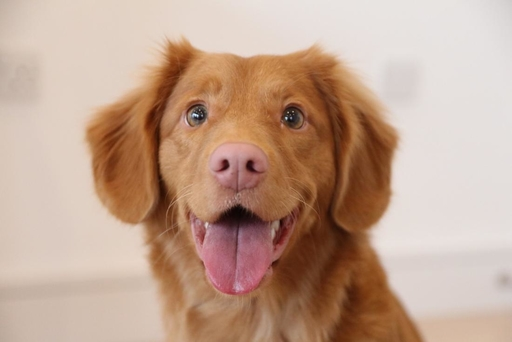
#> input picture computer-vision/mmn11/question1-environment-playground/golden-retriever.png, 512 x 342 px
$ python main.py
#> lines starting #> are read from the running program, lines starting #| are printed output that depends on the picture; after the words box and inside, x2 and y2 are one past the last pixel; in counts of white or black regions, pixels touching at a corner belong together
import numpy as np
import cv2
import matplotlib.pyplot as plt

def random_gaussian_image(mean, sd, size, show=True):
  # Generate a random matrix with the specified size, mean and standard deviation
  # This random matrix might contain negative values, and also floating-point values,
  # so we need to do some processing before making it an image.
#> called with mean = 10, sd = 5, size = (100, 100), show = True
  matrix = np.random.normal(loc=mean, scale=sd, size=size)

  # Create an image from the matrix by rounding all values to their closest integer, and overflowing
  # any negative values.  Examples: (I) 30.3 => 30,  (II) -1 => 255,  (II) -2.7 => -3 => 253.
  image = matrix.round().astype(np.uint8)

  # Save the grayscale image to a png file.
  # NOTE: Image values must be np.uint8 in order for OpenCV to treat them as grayscale.
  width, height = size
  image_name = 'gaussian_{}x{}_mean{}_sd{}'.format(width, height, mean, sd)
  cv2.imwrite('output/{}.png'.format(image_name), image)
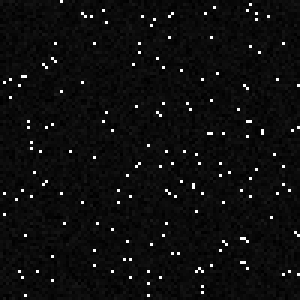
#> saved as gaussian_100x100_mean10_sd5.png: shape (100, 100) (shown 3 times larger); min 0, max 255, mean 14.3

  if show:
    cv2.imshow(image_name, image)
    cv2.waitKey(0)

  # Compute a histogram for the original matrix and save it
  # NOTE: We're assuming that most of the samples are within 4 standard deviations from the mean.
  bins = np.linspace(mean - 4 * sd, mean + 4 * sd, 30)
  histogram, bins = np.histogram(matrix, bins)

  # Plot the histogram
  plt.figure(figsize=(6, 4))
  plt.plot(bins[:-1], histogram)
  plt.savefig('output/{}_histogram.png'.format(image_name))
#> figure, not shown here; curve peaks at x = 9.31, y = 1148

  if show:
    cv2.imshow('histogram', cv2.imread('output/{}_histogram.png'.format(image_name)))
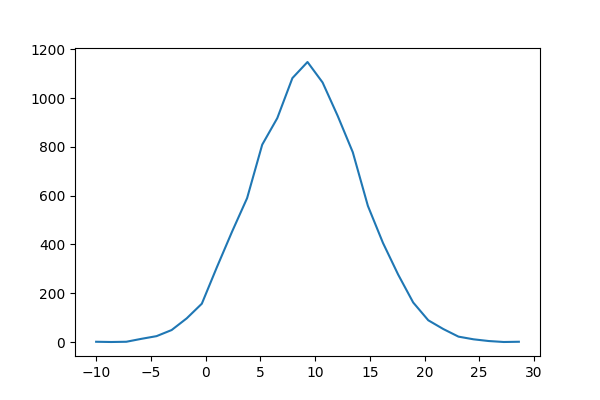
#> window 'histogram': shape (400, 600, 3); mean B, G, R 251.5, 251.1, 250.5
    cv2.waitKey(0)


def edges_and_corners_detection(image_path, show=True):
  # Read the colored image
#> called with image_path = 'golden-retriever.png', show = True
  image = cv2.imread(image_path)
#> image is the input picture: shape (342, 512, 3); mean B, G, R 143.9, 162.7, 192.8
  if show:
    cv2.imshow(image_path, image)
    cv2.waitKey(0)

  # Grayscale it
  gray = cv2.cvtColor(image, cv2.COLOR_BGR2GRAY)
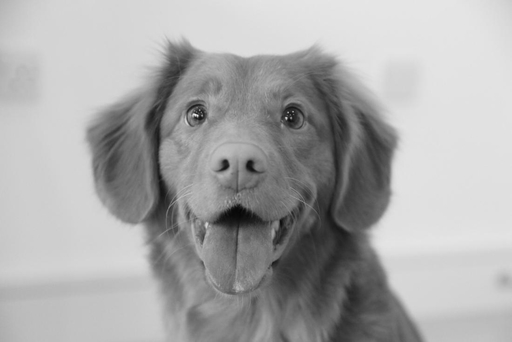
#> gray: shape (342, 512); min 6, max 233, mean 169.5
  if show:
    cv2.imshow('grayscale', gray)
    cv2.waitKey(0)

  # Run Canny edges detector with different parameters
  for min_val, max_val in [(50, 100), (50, 50), (75, 125)]:
    edges = cv2.Canny(gray, min_val, max_val)
    cv2.imwrite('output/edges_min{}_max{}.png'.format(min_val, max_val), edges)

    if show:
      cv2.imshow('edges (min = {}, max = {})'.format(min_val, max_val), edges)
      cv2.waitKey(0)
#> this loop made 3 passes
#> pass 1, in edges_and_corners_detection, `edges = cv2.Canny(gray, min_val, max_val)`:
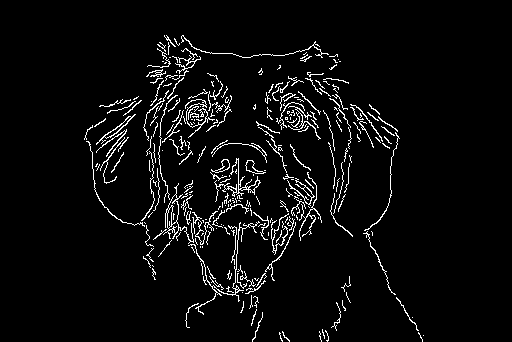
#> edges: shape (342, 512); 4.5% white in thin lines or dots, all inside (x1, y1, x2, y2) = (84, 35, 424, 342)

  # Run Harris corners algorithm with different parameters
  for block_size, ksize, k in [(6, 3, 0.06), (2, 5, 0.04)]:
    corners = cv2.cornerHarris(np.float32(gray), block_size, ksize, k)

    image_with_corners = image.copy()
    image_with_corners[corners > 0.0001 * corners.max()] = [0, 0, 255]

    cv2.imwrite('output/corners_blocksize{}_ksize{}_k{}.png'.format(
      block_size, ksize, k), image_with_corners)

    if show:
      cv2.imshow('corners (block_size={}, ksize={}, k={})'.format(
        block_size, ksize, k), image_with_corners)
      cv2.waitKey(0)
#> this loop made 2 passes
#> pass 1, in edges_and_corners_detection, `corners = cv2.cornerHarris(np.float32(gray), block_size, ksize, k)`:
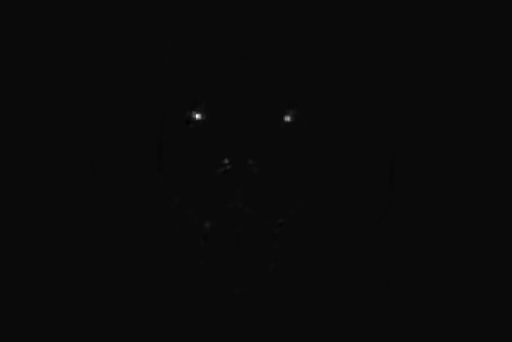
#> corners: shape (342, 512) float32; min -576878.1, max 13306386, mean 4889; drawn with min black and max white
#> pass 1, in edges_and_corners_detection, `cv2.imwrite('output/corners_blocksize{}_ksize{}_k{}.png'.format( block..`:
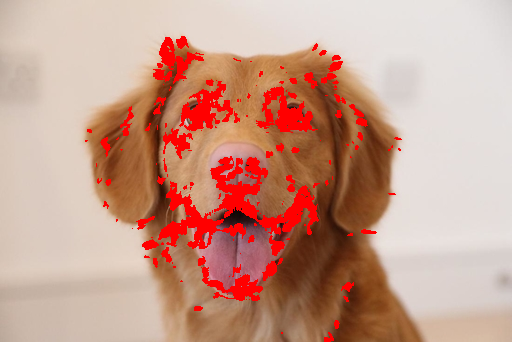
#> saved as corners_blocksize6_ksize3_k0.06.png: shape (342, 512, 3); mean B, G, R 138.4, 155.4, 200.2
#> pass 2, in edges_and_corners_detection, `cv2.imwrite('output/corners_blocksize{}_ksize{}_k{}.png'.format( block..`:
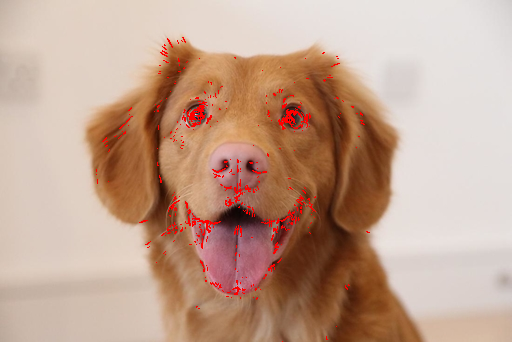
#> saved as corners_blocksize2_ksize5_k0.04.png: shape (342, 512, 3); mean B, G, R 142.9, 161.5, 194.3


def main():
  random_gaussian_image(mean=10, sd=5, size=(100, 100))
  cv2.destroyAllWindows()

  edges_and_corners_detection('golden-retriever.png')
  cv2.destroyAllWindows()

if __name__ == "__main__":
  main()
